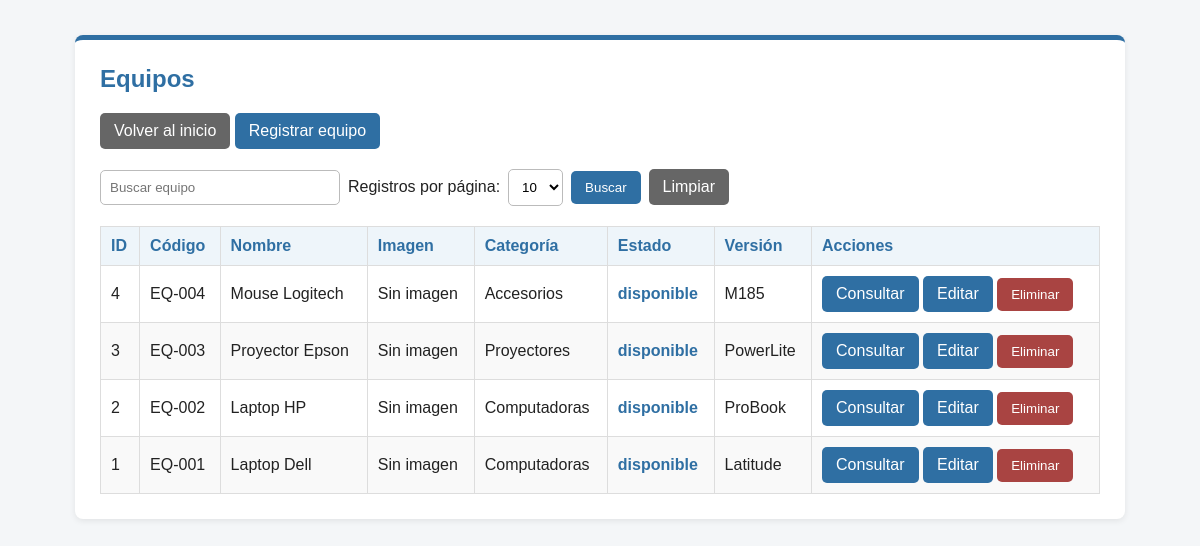
The app's page /pages/equipos/index.php (signed in) with its own data.
### tables this page shows
CREATE TABLE equipos (
    id INT AUTO_INCREMENT PRIMARY KEY,
    categoria_id INT NOT NULL,
    codigo VARCHAR(50) NOT NULL UNIQUE,
    nombre VARCHAR(100) NOT NULL,
    estado VARCHAR(30) NOT NULL,
    version VARCHAR(50) NULL,
    eliminado_en DATETIME NULL,

    FOREIGN KEY (categoria_id) REFERENCES categorias(id)
);

CREATE TABLE categorias (
    id INT AUTO_INCREMENT PRIMARY KEY,
    nombre VARCHAR(100) NOT NULL,
    eliminado_en DATETIME NULL
);

### public/pages/equipos/index.php (the view, shortened to what this page needs)
<?php
require_once __DIR__ . '/../../../config/database.php';
$valoresPermitidos = [5, 10, 15, 20, 25];
$porPagina = 10;
$buscar = trim($_GET['buscar'] ?? '');
$pagina = isset($_GET['pagina'])
    ? (int) $_GET['pagina']
    : 1;
$condicion = "WHERE equipos.eliminado_en IS NULL
              AND categorias.eliminado_en IS NULL";
$inicio = ($pagina - 1) * $porPagina;
$sql = "SELECT equipos.id,
               equipos.codigo,
               equipos.nombre,
               equipos.estado,
               equipos.version,
               categorias.nombre AS categoria,
               (
                   SELECT equipo_imagenes.id
                   FROM equipo_imagenes
                   WHERE equipo_imagenes.equipo_id = equipos.id
                   ORDER BY equipo_imagenes.id ASC
                   LIMIT 1
               ) AS imagen_id
        FROM equipos
        INNER JOIN categorias
        ON equipos.categoria_id = categorias.id
        $condicion
        ORDER BY equipos.id DESC
        LIMIT :limite OFFSET :inicio";
$stmt = $conn->prepare($sql);
$stmt->bindValue(
    ':limite',
    $porPagina,
    PDO::PARAM_INT
);
$stmt->bindValue(
    ':inicio',
    $inicio,
    PDO::PARAM_INT
);
$stmt->execute();
$equipos = $stmt->fetchAll(PDO::FETCH_ASSOC);
?>
<!DOCTYPE html>
<html lang="es">
<head>
    <link
        rel="stylesheet"
        href="/css/style.css"
    >
</head>
<body>
    <div class="contenedor">
        <div class="pagina-caja">
            <h2>Equipos</h2>
            <div class="acciones-superiores">
                <a
                    class="boton boton-secundario"
                    href="/pages/dashboard.php"
                >
                    Volver al inicio
                </a>
                <?php if ($_SESSION['rol'] === 'admin'): ?>
                    <a
                        class="boton"
                        href="/pages/equipos/crear.php"
                    >
                        Registrar equipo
                    </a>
                <?php endif; ?>
            </div>
            <form
                class="formulario-busqueda"
                method="GET"
                action="/pages/equipos/index.php"
            >
                <input
                    type="text"
                    name="buscar"
                    placeholder="Buscar equipo"
                    value="<?php echo htmlspecialchars(
                        $buscar,
                        ENT_QUOTES | ENT_SUBSTITUTE,
                        'UTF-8'
                    ); ?>"
                >
                <label>
                    Registros por página:
                </label>
                <select name="por_pagina">
                    <?php foreach ($valoresPermitidos as $valor): ?>
                        <option
                            value="<?php echo $valor; ?>"
                            <?php echo $porPagina === $valor ? 'selected' : ''; ?>
                        >
                            <?php echo $valor; ?>
                        </option>
                    <?php endforeach; ?>
                </select>
                <button
                    class="boton"
                    type="submit"
                >
                    Buscar
                </button>
                <a
                    class="boton boton-secundario"
                    href="/pages/equipos/index.php"
                >
                    Limpiar
                </a>
            </form>
            <table class="tabla">
                <thead>
                    <tr>
                        <th>ID</th>
                        <th>Código</th>
                        <th>Nombre</th>
                        <th>Imagen</th>
                        <th>Categoría</th>
                        <th>Estado</th>
                        <th>Versión</th>
                        <th>Acciones</th>
                    </tr>
                </thead>
                <tbody>
                    <?php if (count($equipos) > 0): ?>
                        <?php foreach ($equipos as $equipo): ?>
                            <tr>
                                <td>
                                    <?php echo (int) $equipo['id']; ?>
                                </td>
                                <td>
                                    <?php echo htmlspecialchars(
                                        $equipo['codigo'],
                                        ENT_QUOTES | ENT_SUBSTITUTE,
                                        'UTF-8'
                                    ); ?>
                                </td>
                                <td>
                                    <?php echo htmlspecialchars(
                                        $equipo['nombre'],
                                        ENT_QUOTES | ENT_SUBSTITUTE,
                                        'UTF-8'
                                    ); ?>
                                </td>
                                <td>
                                    <?php if (!empty($equipo['imagen_id'])): ?>
                                        <img
                                            src="/actions/equipos/imagen.php?id=<?php echo (int) $equipo['imagen_id']; ?>"
                                            alt="Imagen del equipo"
                                            width="90"
                                        >
                                    <?php else: ?>
                                        Sin imagen
                                    <?php endif; ?>
                                </td>
                                <td>
                                    <?php echo htmlspecialchars(
                                        $equipo['categoria'],
                                        ENT_QUOTES | ENT_SUBSTITUTE,
                                        'UTF-8'
                                    ); ?>
                                </td>
                                <td class="estado-disponible">
                                    <?php echo htmlspecialchars(
                                        $equipo['estado'],
                                        ENT_QUOTES | ENT_SUBSTITUTE,
                                        'UTF-8'
                                    ); ?>
                                </td>
                                <td>
                                    <?php echo htmlspecialchars(
                                        $equipo['version'] ?? '',
                                        ENT_QUOTES | ENT_SUBSTITUTE,
                                        'UTF-8'
                                    ); ?>
                                </td>
                                <td>
                                    <a
                                        class="boton"
                                        href="/pages/equipos/detalle.php?id=<?php echo (int) $equipo['id']; ?>"
                                    >
                                        Consultar
                                    </a>
                                    <?php if ($_SESSION['rol'] === 'admin'): ?>
                                        <a
                                            class="boton"
                                            href="/pages/equipos/editar.php?id=<?php echo (int) $equipo['id']; ?>"
                                        >
                                            Editar
                                        </a>
                                        <form
                                            action="/actions/equipos/eliminar.php"
                                            method="POST"
                                            style="display:inline;"
                                        >
                                            <button
                                                class="boton boton-eliminar"
                                                type="submit"
                                                onclick="return confirm('¿Desea eliminar este equipo?');"
                                            >
                                                Eliminar
                                            </button>
                                        </form>
                                    <?php endif; ?>
                                </td>
                            </tr>
                        <?php endforeach; ?>
                    <?php endif; ?>
                </tbody>
            </table>
        </div>
    </div>
</body>
</html>

### public/css/style.css (style rules this page uses)
body { font-family: Arial, sans-serif; background-color: #f4f6f8; margin: 0; padding: 0; color: #222; }
.contenedor { width: 90%; max-width: 1050px; margin: 35px auto; }
.pagina-caja { background-color: #ffffff; padding: 25px; border-radius: 8px; border-top: 5px solid #2f6fa3; box-shadow: 0 2px 6px rgba(0, 0, 0, 0.08); }
.pagina-caja h2 { margin-top: 0; color: #2f6fa3; }
.acciones-superiores { margin-bottom: 20px; }
.boton { display: inline-block; padding: 9px 14px; background-color: #2f6fa3; color: white; text-decoration: none; border: none; border-radius: 5px; cursor: pointer; }
.boton-secundario { background-color: #666; }
.boton-eliminar, .boton-cancelar { background-color: #a94442; }
.formulario-busqueda { display: flex; gap: 8px; align-items: center; margin-bottom: 20px; flex-wrap: wrap; }
.formulario-busqueda input[type="text"] { padding: 9px; border: 1px solid #bbb; border-radius: 5px; min-width: 220px; }
.formulario-busqueda select { padding: 9px; border: 1px solid #bbb; border-radius: 5px; background-color: white; }
.tabla { width: 100%; border-collapse: collapse; background-color: white; }
.tabla th, .tabla td { border: 1px solid #ddd; padding: 10px; text-align: left; }
.tabla th { background-color: #eef5fa; color: #2f6fa3; }
.tabla tr:nth-child(even) { background-color: #f9f9f9; }
.estado-disponible { color: #2f6fa3; font-weight: bold; }

### records on screen
equipos: id "4", codigo "EQ-004", nombre "Mouse Logitech", categoria.nombre "Accesorios", estado "disponible", version "M185"
equipos: id "3", codigo "EQ-003", nombre "Proyector Epson", categoria.nombre "Proyectores", estado "disponible", version "PowerLite"
equipos: id "2", codigo "EQ-002", nombre "Laptop HP", categoria.nombre "Computadoras", estado "disponible", version "ProBook"
equipos: id "1", codigo "EQ-001", nombre "Laptop Dell", categoria.nombre "Computadoras", estado "disponible", version "Latitude"

### other values on screen
form field por_pagina "10"
